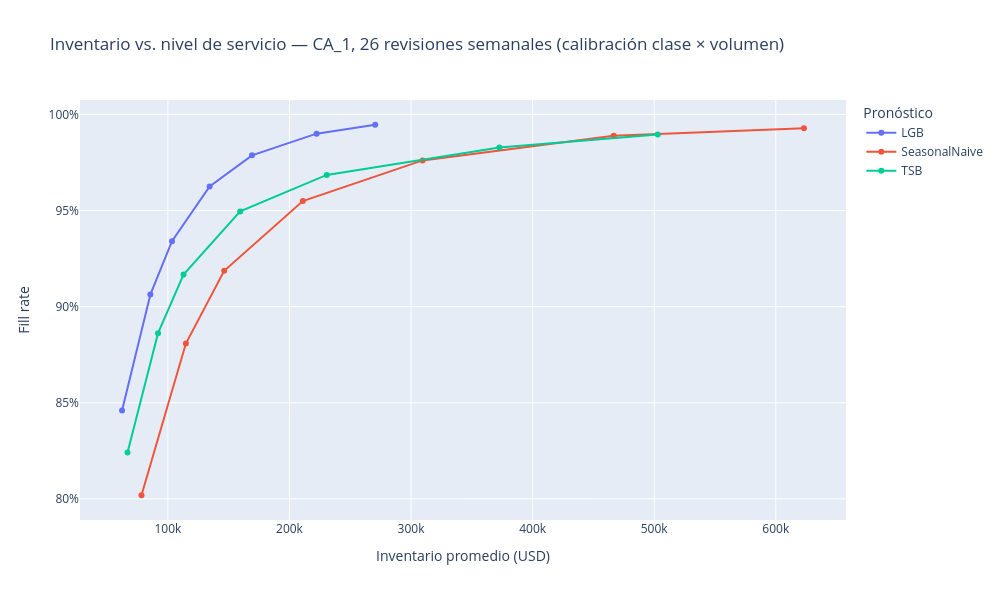

Source (notebook cell):
### Code cell
# --- Calibración final: clase de demanda × quintil de volumen pronosticado ---
# Con la calibración solo por clase, un mismo cuantil z se aplica a productos de 0.5 y de 50 u./día.
# Separar por volumen ajusta el stock de seguridad al error real de cada nivel de venta.
N_BINS = 5

def calibrar_por_volumen(Fm_all):
    """Cuantiles de z por (clase, quintil de volumen) con los errores fuera de muestra de la calibración."""
    Fc = Fm_all.loc[calib]
    z = (A.loc[calib] - Fc) / np.sqrt(Fc + 1)
    zl = pd.DataFrame({"id": np.tile(universo, len(calib)),
                       "f": Fc.to_numpy().ravel(), "z": z.to_numpy().ravel()})
    zl["clase"] = zl["id"].map(clase)
    edges = np.unique(np.quantile(zl["f"], np.linspace(0, 1, N_BINS + 1)))
    edges[0], edges[-1] = -np.inf, np.inf
    zl["bin"] = pd.cut(zl["f"], edges, labels=False).astype(int)
    return zl.groupby(["clase", "bin"])["z"].quantile(ALPHAS).unstack(), edges

filas_v = []
for m, Fm_all in F.items():
    tabla_q, edges = calibrar_por_volumen(Fm_all)
    Fm = Fm_all.loc[reviews_sim].to_numpy()
    bins = pd.cut(Fm.ravel(), edges, labels=False).astype(int)
    claves = pd.MultiIndex.from_arrays([np.tile(clase.to_numpy(), len(reviews_sim)), bins])
    for a in ALPHAS:
        qa = tabla_q[a].reindex(claves).to_numpy().reshape(Fm.shape)
        # Combinación clase × quintil sin datos de calibración → cuantil de la clase
        qa = np.where(np.isnan(qa), np.tile(clase.map(q[m][a]).to_numpy(), (len(reviews_sim), 1)), qa)
        S = np.zeros_like(D_sim)
        S[idx_rev] = np.maximum(0.0, Fm + qa * np.sqrt(Fm + 1))
        res = simular_rs(D_sim, S, revision, L, inv_inicial=np.ceil(S[0]))
        filas_v.append({"modelo": m, "alpha": a, **metricas(res)})

tabla_v = pd.DataFrame(filas_v)
tabla_v.to_csv(REP / "simulacion_inventario_volumen_CA_1.csv", index=False)

fig = px.line(tabla_v, x="inv_valor_prom", y="fill_rate", color="modelo", markers=True,
              hover_data=["alpha", "costo_total"],
              labels={"inv_valor_prom": "Inventario promedio (USD)", "fill_rate": "Fill rate",
                      "modelo": "Pronóstico"},
              title="Inventario vs. nivel de servicio — CA_1, 26 revisiones semanales (calibración clase × volumen)")
fig.update_layout(width=1000, height=600, yaxis_tickformat=".0%")
fig.write_html(FIG_DIR / "08_tradeoff_inventario.html", include_plotlyjs="cdn")
try:
    fig.write_image(FIG_DIR / "08_tradeoff_inventario.png", scale=2)
except Exception as e:
    print(f"PNG no generado ({e})")
fig.show()

# Inventario al mismo fill rate (95%) y costo en el nivel de servicio óptimo de cada modelo
def inv_en(modelo, fr):
    c = tabla_v.query("modelo == @modelo").sort_values("fill_rate")
    return np.interp(fr, c["fill_rate"], c["inv_valor_prom"])

i_lgb, i_tsb = inv_en("LGB", 0.95), inv_en("TSB", 0.95)
print(f"Fill rate 95% — TSB: ${i_tsb:,.0f} | LightGBM: ${i_lgb:,.0f} ({i_lgb / i_tsb - 1:+.1%})")
opt_v = tabla_v.loc[tabla_v.groupby("modelo")["costo_total"].idxmin()].set_index("modelo")
print(f"Costo óptimo — LightGBM vs. TSB: {opt_v.loc['LGB', 'costo_total'] / opt_v.loc['TSB', 'costo_total'] - 1:+.1%} | "
      f"vs. SeasonalNaive: {opt_v.loc['LGB', 'costo_total'] / opt_v.loc['SeasonalNaive', 'costo_total'] - 1:+.1%}")
display(opt_v.round(3))

### Figure 1 — Plotly figure (JSON) as saved in the notebook; plotly's stock layout.template omitted (floating-point values rounded to 4 significant figures)
{"data": [{"customdata": [[0.5, 112200.0], [0.7, 71380.0], [0.8, 54130.0], [0.9, 38950.0], [0.95, 32620.0], [0.98, 31980.0], [0.99, 35200.0]], "hovertemplate": "Pronóstico=LGB<br>Inventario promedio (USD)=%{x}<br>Fill rate=%{y}<br>alpha=%{customdata[0]}<br>costo_total=%{customdata[1]}<extra></extra>", "legendgroup": "LGB", "line": {"color": "#636efa", "dash": "solid"}, "marker": {"symbol": "circle"}, "mode": "lines+markers", "name": "LGB", "orientation": "v", "showlegend": true, "type": "scatter", "x": [62290.0, 85580.0, 103400.0, 134300.0, 169200.0, 222300.0, 270500.0], "xaxis": "x", "y": [0.8459, 0.9063, 0.9341, 0.9626, 0.9787, 0.99, 0.9947], "yaxis": "y"}, {"customdata": [[0.5, 138100.0], [0.7, 86100.0], [0.8, 64640.0], [0.9, 50000.0], [0.95, 50160.0], [0.98, 61830.0], [0.99, 78380.0]], "hovertemplate": "Pronóstico=SeasonalNaive<br>Inventario promedio (USD)=%{x}<br>Fill rate=%{y}<br>alpha=%{customdata[0]}<br>costo_total=%{customdata[1]}<extra></extra>", "legendgroup": "SeasonalNaive", "line": {"color": "#EF553B", "dash": "solid"}, "marker": {"symbol": "circle"}, "mode": "lines+markers", "name": "SeasonalNaive", "orientation": "v", "showlegend": true, "type": "scatter", "x": [78270.0, 114800.0, 146300.0, 211000.0, 309500.0, 466700.0, 623200.0], "xaxis": "x", "y": [0.8019, 0.8808, 0.9187, 0.9549, 0.9761, 0.9889, 0.9928], "yaxis": "y"}, {"customdata": [[0.5, 119300.0], [0.7, 78180.0], [0.8, 60390.0], [0.9, 45620.0], [0.95, 43270.0], [0.98, 52610.0], [0.99, 64750.0]], "hovertemplate": "Pronóstico=TSB<br>Inventario promedio (USD)=%{x}<br>Fill rate=%{y}<br>alpha=%{customdata[0]}<br>costo_total=%{customdata[1]}<extra></extra>", "legendgroup": "TSB", "line": {"color": "#00cc96", "dash": "solid"}, "marker": {"symbol": "circle"}, "mode": "lines+markers", "name": "TSB", "orientation": "v", "showlegend": true, "type": "scatter", "x": [66800.0, 91890.0, 112900.0, 159500.0, 230700.0, 372700.0, 502900.0], "xaxis": "x", "y": [0.8241, 0.8862, 0.9167, 0.9496, 0.9685, 0.9828, 0.9895], "yaxis": "y"}], "layout": {"height": 600, "legend": {"title": {"text": "Pronóstico"}, "tracegroupgap": 0}, "title": {"text": "Inventario vs. nivel de servicio — CA_1, 26 revisiones semanales (calibración clase × volumen)"}, "width": 1000, "xaxis": {"anchor": "y", "domain": [0.0, 1.0], "title": {"text": "Inventario promedio (USD)"}}, "yaxis": {"anchor": "x", "domain": [0.0, 1.0], "tickformat": ".0%", "title": {"text": "Fill rate"}}}}
